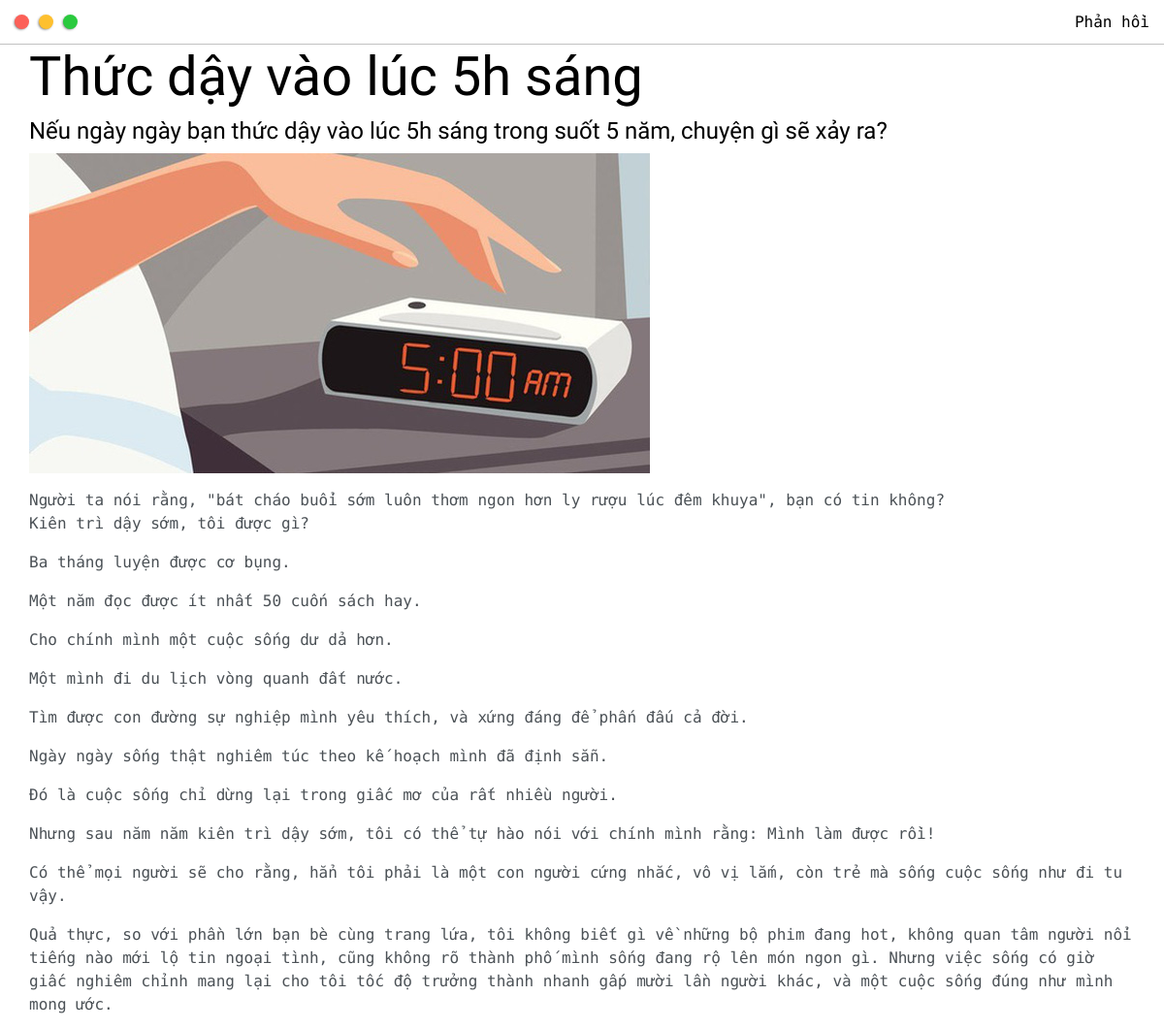
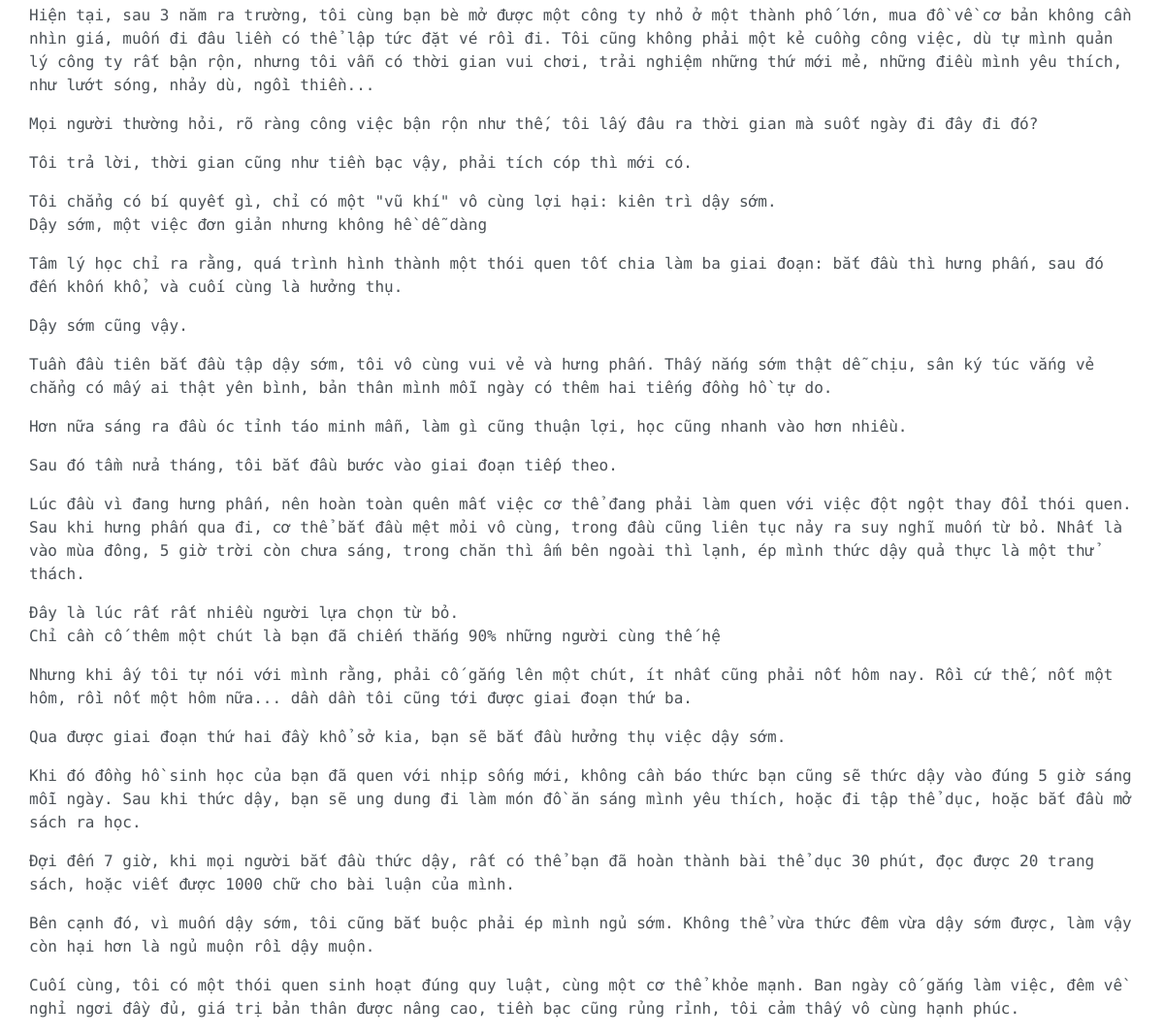
Screenshot of /post/thuc-day-vao-luc-5h-sang/ with the database file from the repository (2 pictures, top to bottom).
### base/models.py (models this page shows, shortened)
class Post(models.Model):
    headline = models.CharField(max_length=200)
    sub_headline = models.CharField(max_length=200,null=True,blank=True)
    thumbnail = models.ImageField(null=True, blank = True, upload_to = "images",default="/images/1.jpg")
    body = RichTextUploadingField(null=True,blank=True)
    created = models.TimeField(auto_now_add=True)
    activity = models.BooleanField(default=False)
    featured = models.BooleanField(default=False)
    tags = models.ManyToManyField(Tag, null=True)
    slug = models.SlugField(null=True, blank=True)

### base/views.py (the view)
# urls.py: path('post/<slug:slug>/',views.post,name='post'),
def post(request,slug):
    post = Post.objects.get(slug=slug)
    context = {'post':post}
    return render(request, 'base/post.html',context)

### base/templates/base/post.html (shortened to what this page needs)
{% extends 'base/main.html' %}
{%load static%}
{% block content %}
    <div class="main-container">
        <h1>{{post.headline}}</h1>
        <h4>{{post.sub_headline}}</h4>
        <img src="{{post.thumbnail.url}}" alt="">
        <p>{{post.body|linebreaks|safe}}</p>
    </div>
{% endblock content %}

### static/css/styles.css (style rules this page uses)
:root { --borderColor:#c1c1c1; --mainText:black; --secondaryText:#4b5156; --themeDotBorder:#24292e; --previewBg:rgb(251, 249, 243, 0.8); --previewShadow:#f0ead6; --buttonColor:black; }
html, body { padding: 0; margin: 0; scroll-behavior: smooth; }
body * { transition: 0.3s; }
h1, h2, h3, h4, h5, h6, strong { color: var(--mainText); font-family: 'Russo One', sans-serif; font-weight: 500; }
p, li, span, label, input, textarea { color: var(--secondaryText); font-family: 'Roboto Mono', monospace; }
h1 { font-size: 56px; }
h4 { font-size: 24px; }
.main-container { width: 1200px; margin: 0 auto; }
@media screen and (max-width: 1200px) { .main-container { width: 95%; } }

### base/templates/base/post.html (style rules this page uses)
img { max-width: 100%; object-fit: cover; }

### rows the page displays
Post: headline "Thức dậy vào lúc 5h sáng", sub_headline "Nếu ngày ngày bạn thức dậy vào lúc 5h sáng trong suốt 5 năm, chuyện gì sẽ xảy ra?", thumbnail (picture), body "Người ta nói rằng, \"bát cháo buổi sớm luôn thơm ngon hơn ly rượu lúc đêm khuya\", bạn có tin không? Kiên trì dậy sớm, tôi được gì? Ba tháng luyện được cơ bụng. Một năm đọc được ít nhất 50 cuốn sách hay. Cho chính mình một cuộc sống dư dả hơn. Một mình đi du lịch vòng quanh đất nước. Tìm được con đường sự nghiệp mình yêu thích, và xứng đáng để phấn đấu cả đời. Ngày ngày sống thật nghiêm túc theo kế hoạch mình đã định sẵn. Đó là cuộc sống chỉ dừng lại trong giấc mơ của rất nhiều người. Nhưng sau năm năm kiên trì dậy sớm, tôi có thể tự hào nói với chính mình rằng: Mình làm được rồi! Có thể mọi người sẽ cho rằng, hẳn tôi phải là một con người cứng nhắc, vô vị lắm, còn trẻ mà sống cuộc sống như…"
